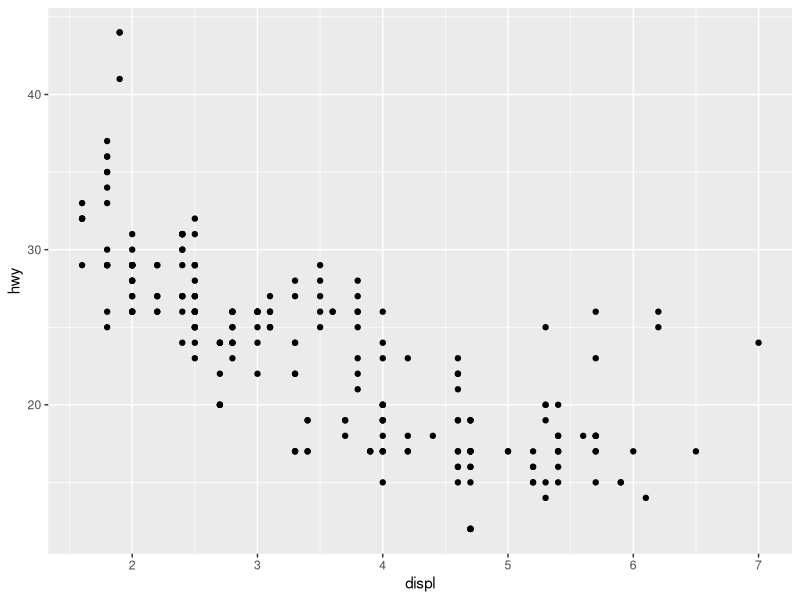
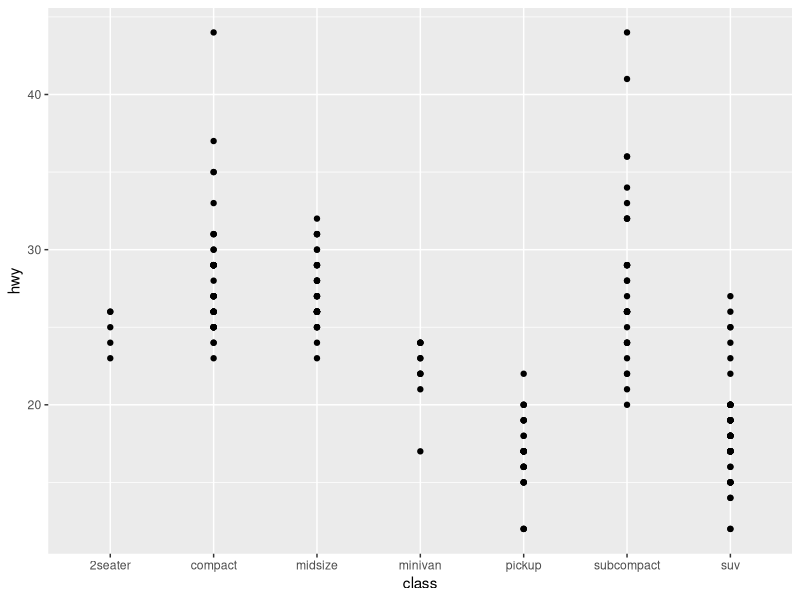
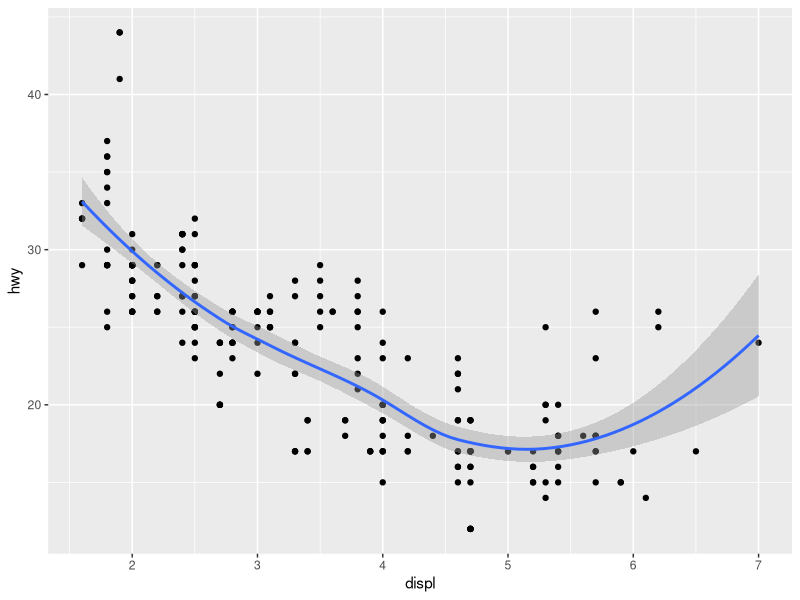
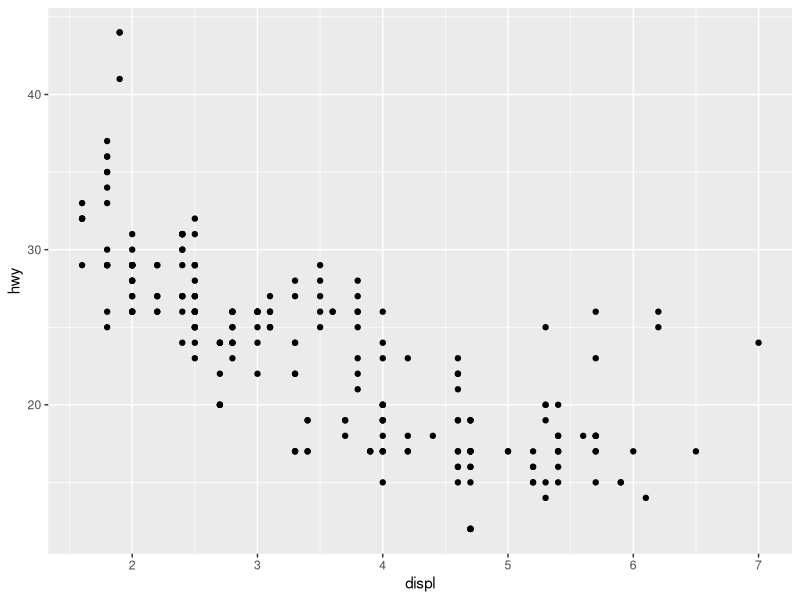
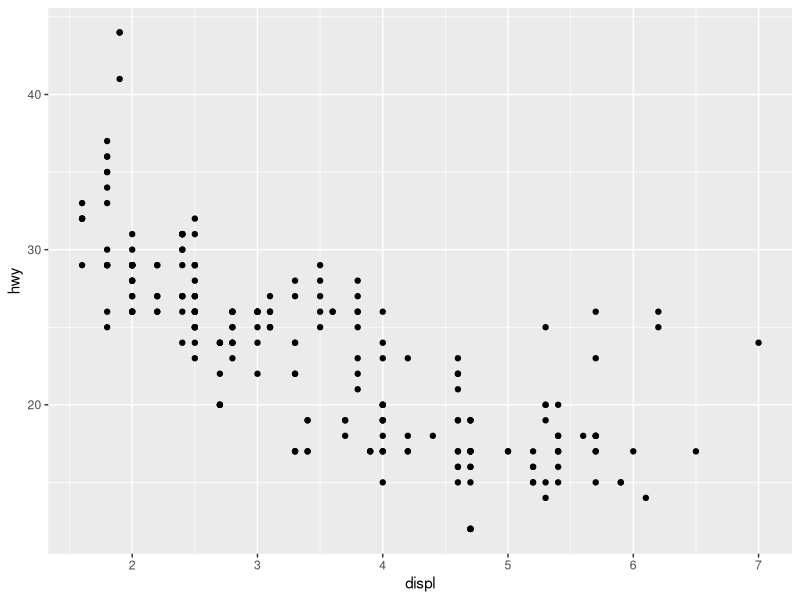
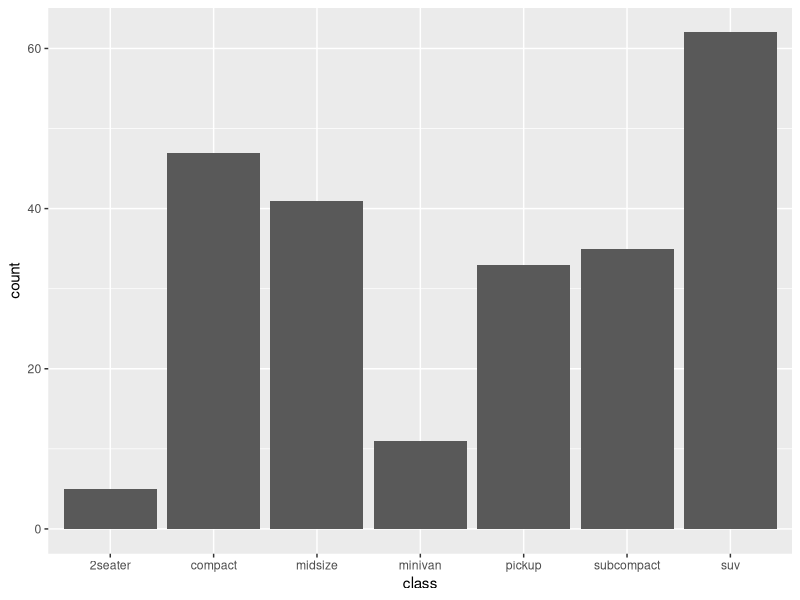

The R source for these figures, in order:
## ---- chunk 1
library(tidyverse)
## ---- chunk 2
mpg
## ---- chunk 3

## ---- chunk 4
ggplot(data = mpg) +
  geom_point(mapping = aes(x = displ, y = hwy))
## ---- chunk 5
ggplot(mpg) + geom_point(aes(class, hwy))
## ---- chunk 6

## ---- chunk 7

## ---- chunk 8
ggplot(mpg) + 
  geom_point(aes(displ, hwy)) +
  geom_smooth(aes(displ, hwy))
## ---- chunk 9
ggplot(mpg) + 
  geom_point(aes(displ, hwy)) 
## ---- chunk 10
ggplot(mpg) + 
  geom_point(aes(displ, hwy)) 
## ---- chunk 11
chart = ggplot(data = mpg) +
  geom_bar(mapping = aes(x = class))

chart
